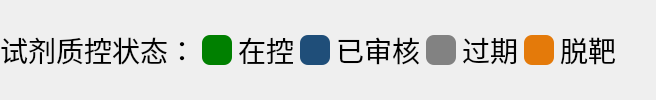
              <widget class="QFrame" name="mframe_state">
               <layout class="QHBoxLayout" name="horizontalLayout_2" stretch="0,0,0,0,0,0,0,0,0,0">
                <property name="leftMargin">
                 <number>0</number>
                </property>
                <property name="topMargin">
                 <number>0</number>
                </property>
                <property name="rightMargin">
                 <number>0</number>
                </property>
                <property name="bottomMargin">
                 <number>0</number>
                </property>
                <item>
                 <widget class="QLabel" name="label_36">
                  <property name="minimumSize">
                   <size>
                    <width>0</width>
                    <height>40</height>
                   </size>
                  </property>
                  <property name="styleSheet">
                   <string notr="true">QLabel
{
	color: black;
	font-size:28px;
}</string>
                  </property>
                  <property name="text">
                   <string>试剂质控状态：</string>
                  </property>
                  <property name="alignment">
                   <set>Qt::AlignLeading|Qt::AlignLeft|Qt::AlignVCenter</set>
                  </property>
                 </widget>
                </item>
                <item>
                 <widget class="QLabel" name="label_38">
                  <property name="minimumSize">
                   <size>
                    <width>30</width>
                    <height>30</height>
                   </size>
                  </property>
                  <property name="maximumSize">
                   <size>
                    <width>30</width>
                    <height>30</height>
                   </size>
                  </property>
                  <property name="styleSheet">
                   <string notr="true">QLabel
{
background-color: rgb(0, 128, 0);
	color: black;
	font-size:28px;
	border-radius:8px;
}</string>
                  </property>
                  <property name="text">
                   <string/>
                  </property>
                  <property name="alignment">
                   <set>Qt::AlignLeading|Qt::AlignLeft|Qt::AlignVCenter</set>
                  </property>
                 </widget>
                </item>
                <item>
                 <widget class="QLabel" name="label_40">
                  <property name="minimumSize">
                   <size>
                    <width>0</width>
                    <height>40</height>
                   </size>
                  </property>
                  <property name="styleSheet">
                   <string notr="true">QLabel
{
	color: black;
	font-size:28px;
}</string>
                  </property>
                  <property name="text">
                   <string>在控</string>
                  </property>
                  <property name="alignment">
                   <set>Qt::AlignLeading|Qt::AlignLeft|Qt::AlignVCenter</set>
                  </property>
                 </widget>
                </item>
                <item>
                 <widget class="QLabel" name="label_43">
                  <property name="minimumSize">
                   <size>
                    <width>30</width>
                    <height>30</height>
                   </size>
                  </property>
                  <property name="maximumSize">
                   <size>
                    <width>30</width>
                    <height>30</height>
                   </size>
                  </property>
                  <property name="styleSheet">
                   <string notr="true">QLabel
{
background-color:rgb(31, 78, 121);
	font-size:28px;
	border-radius:8px;
}</string>
                  </property>
                  <property name="text">
                   <string/>
                  </property>
                  <property name="alignment">
                   <set>Qt::AlignLeading|Qt::AlignLeft|Qt::AlignVCenter</set>
                  </property>
                 </widget>
                </item>
                <item>
                 <widget class="QLabel" name="label_44">
                  <property name="minimumSize">
                   <size>
                    <width>0</width>
                    <height>40</height>
                   </size>
                  </property>
                  <property name="styleSheet">
                   <string notr="true">QLabel
{
	color: black;
	font-size:28px;
}</string>
                  </property>
                  <property name="text">
                   <string>已审核</string>
                  </property>
                  <property name="alignment">
                   <set>Qt::AlignLeading|Qt::AlignLeft|Qt::AlignVCenter</set>
                  </property>
                 </widget>
                </item>
                <item>
                 <widget class="QLabel" name="label_51">
                  <property name="minimumSize">
                   <size>
                    <width>30</width>
                    <height>30</height>
                   </size>
                  </property>
                  <property name="maximumSize">
                   <size>
                    <width>30</width>
                    <height>30</height>
                   </size>
                  </property>
                  <property name="styleSheet">
                   <string notr="true">QLabel
{
background-color:rgb(130,130,130);
	font-size:28px;
	border-radius:8px;
}</string>
                  </property>
                  <property name="text">
                   <string/>
                  </property>
                  <property name="alignment">
                   <set>Qt::AlignLeading|Qt::AlignLeft|Qt::AlignVCenter</set>
                  </property>
                 </widget>
                </item>
                <item>
                 <widget class="QLabel" name="label_50">
                  <property name="minimumSize">
                   <size>
                    <width>0</width>
                    <height>40</height>
                   </size>
                  </property>
                  <property name="styleSheet">
                   <string notr="true">QLabel
{
	color: black;
	font-size:28px;
}</string>
                  </property>
                  <property name="text">
                   <string>过期</string>
                  </property>
                  <property name="alignment">
                   <set>Qt::AlignLeading|Qt::AlignLeft|Qt::AlignVCenter</set>
                  </property>
                 </widget>
                </item>
                <item>
                 <widget class="QLabel" name="label_42">
                  <property name="minimumSize">
                   <size>
                    <width>30</width>
                    <height>30</height>
                   </size>
                  </property>
                  <property name="maximumSize">
                   <size>
                    <width>30</width>
                    <height>30</height>
                   </size>
                  </property>
                  <property name="styleSheet">
                   <string notr="true">QLabel
{
background-color:rgb(228,122,10);
	font-size:28px;
	border-radius:8px;
}</string>
                  </property>
                  <property name="text">
                   <string/>
                  </property>
                  <property name="alignment">
                   <set>Qt::AlignLeading|Qt::AlignLeft|Qt::AlignVCenter</set>
                  </property>
                 </widget>
                </item>
                <item>
                 <widget class="QLabel" name="label_41">
                  <property name="minimumSize">
                   <size>
                    <width>0</width>
                    <height>40</height>
                   </size>
                  </property>
                  <property name="styleSheet">
                   <string notr="true">QLabel
{
	color: black;
	font-size:28px;
}</string>
                  </property>
                  <property name="text">
                   <string>脱靶</string>
                  </property>
                  <property name="alignment">
                   <set>Qt::AlignLeading|Qt::AlignLeft|Qt::AlignVCenter</set>
                  </property>
                 </widget>
                </item>
                <item>
                 <spacer name="horizontalSpacer_2">
                  <property name="orientation">
                   <enum>Qt::Horizontal</enum>
                  </property>
                  <property name="sizeHint" stdset="0">
                   <size>
                    <width>40</width>
                    <height>20</height>
                   </size>
                  </property>
                 </spacer>
                </item>
               </layout>
              </widget>
